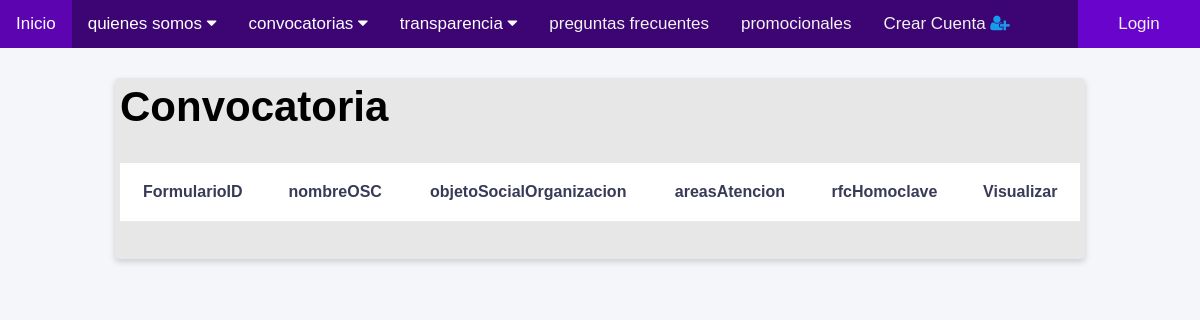
Before: /Lista_Convocatorias_Completas.php with the older database file.
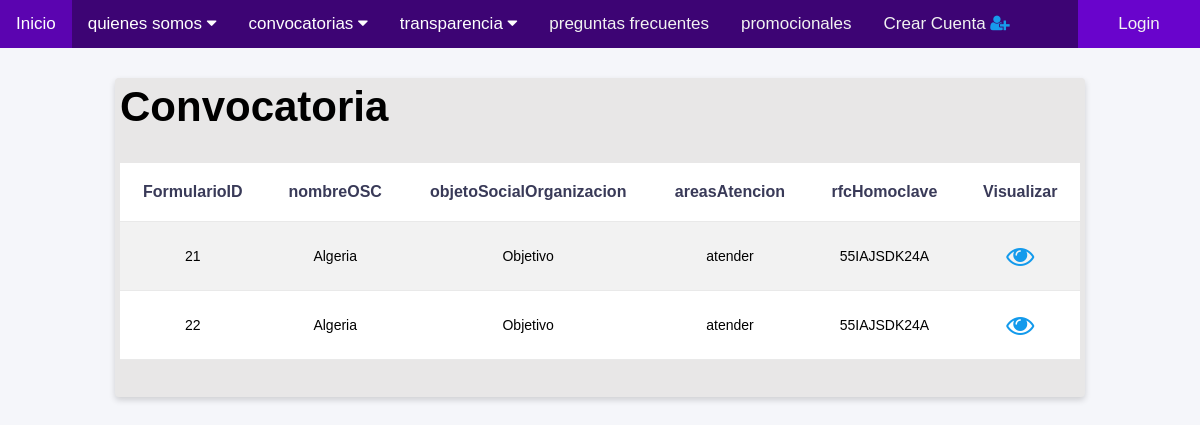
After: the same page with the newer database file.
### tables this page shows
CREATE TABLE `formularioprincipal` (
  `FormularioID` int(11) NOT NULL,
  `nombreOSC` varchar(50) NOT NULL,
  `objetoSocialOrganizacion` varchar(50) NOT NULL,
  `mision` varchar(300) NOT NULL,
  `vision` varchar(300) NOT NULL,
  `areasAtencion` varchar(300) NOT NULL,
  `rfcHomoclave` varchar(20) NOT NULL,
  `CLUNI` varchar(20) NOT NULL,
  `telefonoOficina` varchar(10) NOT NULL,
  `telefonoCelular` varchar(10) NOT NULL,
  `email` varchar(50) NOT NULL,
  `paginaWeb` varchar(50) NOT NULL,
  `organizacionFB` varchar(35) NOT NULL,
  `twitter` varchar(35) NOT NULL,
  `instagram` varchar(35) NOT NULL,
  `Id_Cuenta` int(11) NOT NULL
);

### Lista_Convocatorias_Completas.php (the view)
<?php
	require 'includes/dbh.inc.php';
	require"classes/header.php";
	$statment = $conn->prepare("SELECT * FROM formularioprincipal");
	$statment->execute();
	$resultados = $statment->get_result();
?>
<main>
	<h2>Convocatoria</h2><br>
	<table>
	  <tr>
	    <th>FormularioID</th>
	    <th>nombreOSC</th>
	    <th>objetoSocialOrganizacion</th>
	    <th>areasAtencion</th>
	    <th>rfcHomoclave</th>
	    <th>Visualizar</th>
	  </tr>
		<?php if(empty($resultados)){ ?>
			</table><br>
			<label>No hay convocatorias en proceso..</label>
		<?php }else{ ?>
			<?php foreach($resultados as $a) {?>
				<tr>
					<td><?php echo $a['FormularioID']?></td>
					<td><?php echo $a['nombreOSC']?></td>
					<td><?php echo $a['objetoSocialOrganizacion']?></td>
					<td><?php echo $a['areasAtencion']?></td>
					<td><?php echo $a['rfcHomoclave']?></td>
					<td><?php echo "<a class='Hoverr' href='pre_ver.php?id=".$a['FormularioID']."'><i class='fa fa-eye fa-2x'></a>";?></td>
				</tr>
			<?php } ?>
			</table><br>
		<?php } ?>
</main>

### classes/header.php (shortened to what this page needs)
<!DOCTYPE html>
<html>
<head>
	<link rel="stylesheet" type="text/css" href="css/estilose.css">
  	<link rel="stylesheet" href="https://cdnjs.cloudflare.com/ajax/libs/font-awesome/4.7.0/css/font-awesome.min.css">
</head>
<body>
	<header>
		<div class="topnav" id="myTopnav">
                <a href="index.php" class="active_nav">Inicio</a>
            <?php if (!isset($_SESSION['Type_User'])) {
                    echo '<div class="dropdown">
                    <button class="dropbtn">quienes somos
                    <i class="fa fa-caret-down"></i>
                    </button>
                    <div class="dropdown-content">
                            <a href="index.html">nosotros </a>
                            <a href="web/mision.html">mision y vision</a>
                            <a href="web/consejo.html">consejo</a>
                            <a href="web/estructura.html">estructura organica</a>
                    </div>
                </div>';
                                echo '<div class="dropdown">
                        <button class="dropbtn">convocatorias
                        <i class="fa fa-caret-down"></i>
                        </button>
                        <div class="dropdown-content">
                                <a href="web/registro.html">registro </a>
                                <a href="web/peso.html">peso x peso </a>
                                <a href="web/contigo.html">contigo</a>
                        </div>
                </div>';
                echo '<div class="dropdown">
                        <button class="dropbtn">transparencia
                        <i class="fa fa-caret-down"></i>
                        </button>
                        <div class="dropdown-content">
                                <a href="web/marco.html">marco legal</a>
                                <a href="web/resultados.html">resultados</a>
                                <a href="#">lo que hacen </a>
                        </div>
                </div>';
                echo '<a href="#">preguntas frecuentes</a>
                <a href="#">promocionales</a>';
              echo '<a href="signup.php">Crear Cuenta <i class="fa fa-user-plus fa-1x"></i> </a>';
                    echo '<a id="login_right" href="login.php" >Login</a>';
			}
            ?>
		</div>
</header>

### css/estilose.css (style rules this page uses)
* { margin: 0; padding: 0; }
body { font-size: 28px; background: #F5F6FA; font-family: Arial; }
header { position: -webkit-sticky; position: sticky; top: 0; }
main { margin: 0 auto; padding: 5px; width: 80%; background: #E8E7E7; border-radius: 4px; margin-top: 30px; margin-bottom: 20px; box-shadow: 0px 3px 6px 0px rgba(0,0,0,0.16); }
#login_right { float: right; color: #f2f2f2; background: #6700CC; text-align: center; padding: 14px 16px; width: 90px; text-decoration: none; font-size: 17px; cursor:pointer; border: none; }
.active_nav { background-color: #6700CC; color: white; }
.topnav { overflow: hidden; background-color: #3A0072; opacity: .98; }
.topnav a { float: left; display: block; color: #f2f2f2; text-align: center; padding: 14px 16px; text-decoration: none; font-size: 17px; }
.dropdown { float: left; overflow: hidden; }
.dropdown .dropbtn { font-size: 17px; border: none; outline: none; color: white; padding: 14px 16px; background-color: inherit; font-family: inherit; margin: 0; }
:root { --border-color: #2E5339; --background-color: #2E5339; }
table { width: 100%; background: #fff; text-align: center; border-collapse: collapse; }
td, th { border-bottom:1px solid #E9E9E9; padding: 20px; }
th { color:#393A58; font-size: 16px; }
tr:nth-child(even) { background-color: #f2f2f2 }
td { font-size: 14px; }
tr { align-self: center; }
a i { color: #139AEC; }

Changed rows visible on the page:
added formularioprincipal: FormularioID "21", nombreOSC "Algeria", objetoSocialOrganizacion "Objetivo", areasAtencion "atender", rfcHomoclave "55IAJSDK24A"
added formularioprincipal: FormularioID "22", nombreOSC "Algeria", objetoSocialOrganizacion "Objetivo", areasAtencion "atender", rfcHomoclave "55IAJSDK24A"
